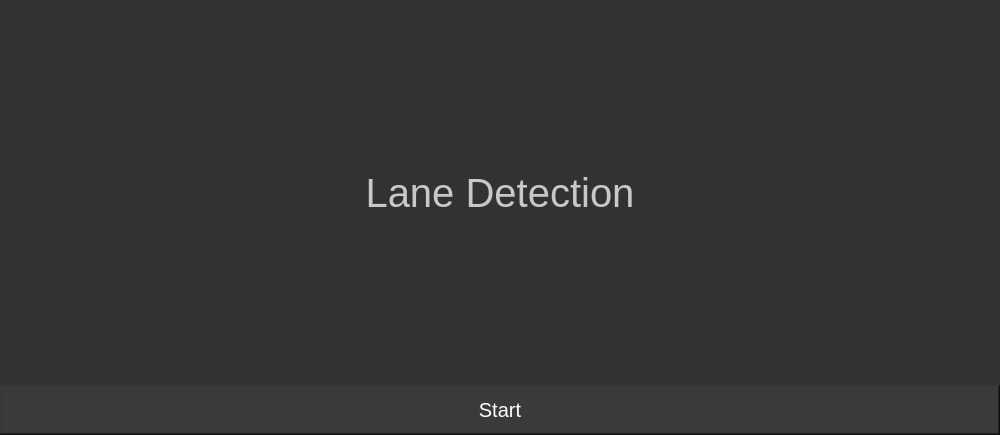
<?xml version="1.0" encoding="UTF-8"?>
<ui version="4.0">
 <class>Form</class>
 <widget class="QWidget" name="Form">
  <property name="geometry">
   <rect>
    <x>0</x>
    <y>0</y>
    <width>1000</width>
    <height>435</height>
   </rect>
  </property>
  <property name="windowTitle">
   <string>Form</string>
  </property>
  <property name="styleSheet">
   <string notr="true">background-color: rgb(50, 50, 50);</string>
  </property>
  <layout class="QVBoxLayout" name="verticalLayout">
   <property name="spacing">
    <number>0</number>
   </property>
   <property name="leftMargin">
    <number>0</number>
   </property>
   <property name="topMargin">
    <number>0</number>
   </property>
   <property name="rightMargin">
    <number>0</number>
   </property>
   <property name="bottomMargin">
    <number>0</number>
   </property>
   <item>
    <widget class="QFrame" name="frame">
     <property name="frameShape">
      <enum>QFrame::NoFrame</enum>
     </property>
     <property name="frameShadow">
      <enum>QFrame::Raised</enum>
     </property>
     <layout class="QVBoxLayout" name="verticalLayout_4">
      <property name="spacing">
       <number>0</number>
      </property>
      <property name="leftMargin">
       <number>0</number>
      </property>
      <property name="topMargin">
       <number>0</number>
      </property>
      <property name="rightMargin">
       <number>0</number>
      </property>
      <property name="bottomMargin">
       <number>0</number>
      </property>
      <item>
       <widget class="QFrame" name="frame_up">
        <property name="styleSheet">
         <string notr="true"/>
        </property>
        <property name="frameShape">
         <enum>QFrame::NoFrame</enum>
        </property>
        <property name="frameShadow">
         <enum>QFrame::Raised</enum>
        </property>
        <layout class="QVBoxLayout" name="verticalLayout_5">
         <property name="spacing">
          <number>0</number>
         </property>
         <property name="leftMargin">
          <number>0</number>
         </property>
         <property name="topMargin">
          <number>0</number>
         </property>
         <property name="rightMargin">
          <number>0</number>
         </property>
         <property name="bottomMargin">
          <number>0</number>
         </property>
         <item>
          <widget class="QLabel" name="label_title">
           <property name="font">
            <font>
             <family>Arial</family>
             <pointsize>30</pointsize>
            </font>
           </property>
           <property name="styleSheet">
            <string notr="true">color: rgb(200, 200, 200);</string>
           </property>
           <property name="text">
            <string>Lane Detection</string>
           </property>
           <property name="alignment">
            <set>Qt::AlignCenter</set>
           </property>
          </widget>
         </item>
        </layout>
       </widget>
      </item>
      <item>
       <widget class="QFrame" name="frame_down">
        <property name="minimumSize">
         <size>
          <width>0</width>
          <height>50</height>
         </size>
        </property>
        <property name="maximumSize">
         <size>
          <width>16777215</width>
          <height>50</height>
         </size>
        </property>
        <property name="frameShape">
         <enum>QFrame::WinPanel</enum>
        </property>
        <property name="frameShadow">
         <enum>QFrame::Raised</enum>
        </property>
        <layout class="QHBoxLayout" name="horizontalLayout">
         <property name="spacing">
          <number>0</number>
         </property>
         <property name="leftMargin">
          <number>0</number>
         </property>
         <property name="topMargin">
          <number>0</number>
         </property>
         <property name="rightMargin">
          <number>0</number>
         </property>
         <property name="bottomMargin">
          <number>0</number>
         </property>
         <item>
          <widget class="QPushButton" name="btn_start">
           <property name="sizePolicy">
            <sizepolicy hsizetype="Expanding" vsizetype="Expanding">
             <horstretch>0</horstretch>
             <verstretch>0</verstretch>
            </sizepolicy>
           </property>
           <property name="font">
            <font>
             <family>Arial</family>
             <pointsize>15</pointsize>
            </font>
           </property>
           <property name="styleSheet">
            <string notr="true">QPushButton {
	background-color: rgb(58, 58, 58);
	color: rgb(255, 255, 255);
	border: 0px solid;
}
QPushButton:hover {
	background-color: rgb(70, 141, 212);
}</string>
           </property>
           <property name="text">
            <string>Start</string>
           </property>
          </widget>
         </item>
        </layout>
       </widget>
      </item>
     </layout>
    </widget>
   </item>
  </layout>
 </widget>
 <resources/>
 <connections/>
</ui>
